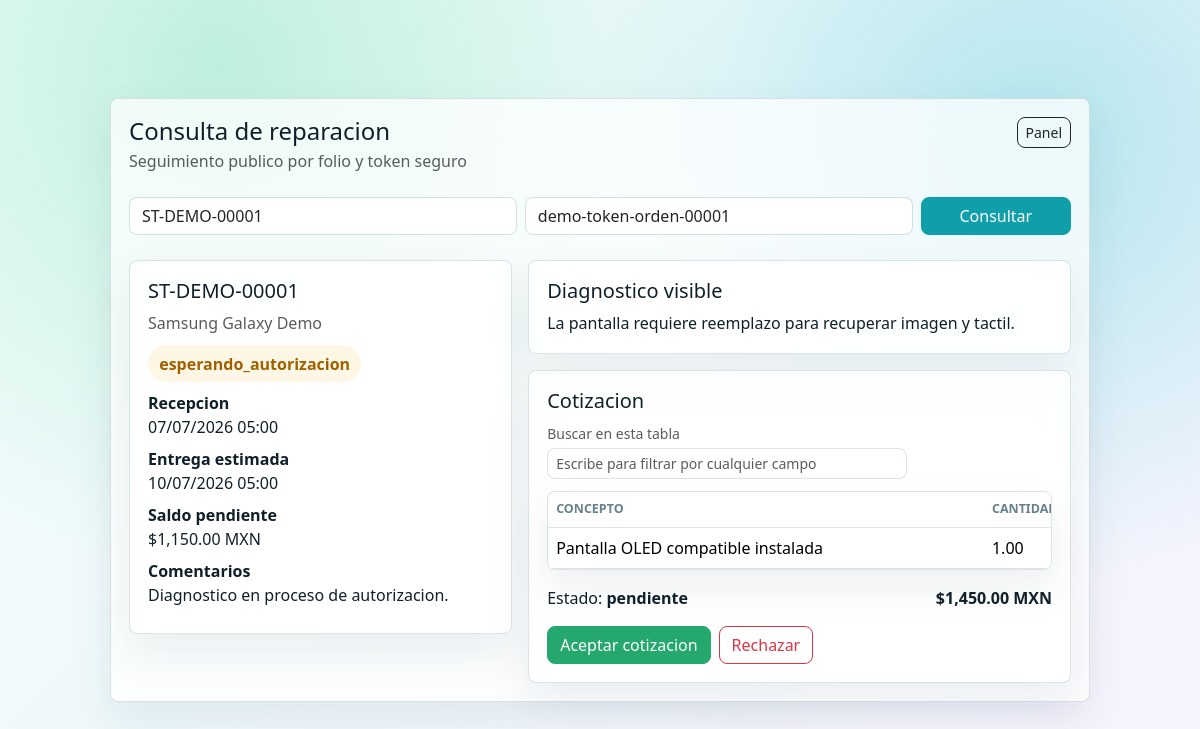
/consulta?folio=ST-DEMO-00001&token=demo-token-orden-00001 (signed in), run on the app's committed database.
### tables this page shows
CREATE TABLE ordenes_servicio (
    id INT UNSIGNED AUTO_INCREMENT PRIMARY KEY,
    folio VARCHAR(60) NOT NULL UNIQUE,
    cliente_id INT UNSIGNED NOT NULL,
    equipo_id INT UNSIGNED NOT NULL,
    tecnico_id INT UNSIGNED NULL,
    recibido_por INT UNSIGNED NOT NULL,
    tipo_servicio VARCHAR(120) NOT NULL,
    falla_reportada TEXT NOT NULL,
    diagnostico_inicial TEXT NULL,
    prioridad ENUM('baja','normal','alta','urgente') NOT NULL DEFAULT 'normal',
    estado ENUM('recibida','en_revision','diagnosticada','esperando_autorizacion','autorizada','rechazada','en_reparacion','esperando_refaccion','reparada','no_reparable','lista_para_entrega','entregada','cancelada','garantia') NOT NULL DEFAULT 'recibida',
    fecha_recepcion DATETIME NOT NULL DEFAULT CURRENT_TIMESTAMP,
    fecha_estimada_entrega DATETIME NULL,
    fecha_real_entrega DATETIME NULL,
    costo_estimado DECIMAL(12,2) NOT NULL DEFAULT 0,
    costo_final DECIMAL(12,2) NOT NULL DEFAULT 0,
    anticipo DECIMAL(12,2) NOT NULL DEFAULT 0,
    saldo_pendiente DECIMAL(12,2) NOT NULL DEFAULT 0,
    garantia_ofrecida VARCHAR(160) NULL,
    observaciones_internas TEXT NULL,
    observaciones_cliente TEXT NULL,
    codigo_entrega VARCHAR(80) NULL UNIQUE,
    ubicacion_actual VARCHAR(120) NOT NULL DEFAULT 'Recepcion',
    token_publico VARCHAR(120) NOT NULL,
    firma_recepcion TEXT NULL,
    firma_entrega TEXT NULL,
    created_at DATETIME NOT NULL DEFAULT CURRENT_TIMESTAMP,
    updated_at DATETIME NULL ON UPDATE CURRENT_TIMESTAMP,
    deleted_at DATETIME NULL,
    CONSTRAINT fk_orden_cliente FOREIGN KEY (cliente_id) REFERENCES clientes(id),
    CONSTRAINT fk_orden_equipo FOREIGN KEY (equipo_id) REFERENCES equipos(id),
    CONSTRAINT fk_orden_tecnico FOREIGN KEY (tecnico_id) REFERENCES users(id) ON DELETE SET NULL,
    CONSTRAINT fk_orden_recibido FOREIGN KEY (recibido_por) REFERENCES users(id),
    INDEX idx_orden_folio (folio),
    INDEX idx_orden_cliente (cliente_id),
    INDEX idx_orden_equipo (equipo_id),
    INDEX idx_orden_estado (estado),
    INDEX idx_orden_codigo_entrega (codigo_entrega),
    INDEX idx_orden_tecnico (tecnico_id),
    INDEX idx_orden_fecha (fecha_recepcion)
);

CREATE TABLE equipos (
    id INT UNSIGNED AUTO_INCREMENT PRIMARY KEY,
    cliente_id INT UNSIGNED NOT NULL,
    tipo ENUM('celular','laptop','pc','consola','impresora','electrodomestico','herramienta','moto','otro') NOT NULL DEFAULT 'otro',
    marca VARCHAR(120) NULL,
    modelo VARCHAR(120) NULL,
    numero_serie VARCHAR(120) NULL,
    imei VARCHAR(80) NULL,
    color VARCHAR(80) NULL,
    password_equipo VARCHAR(120) NULL,
    accesorios_recibidos TEXT NULL,
    estado_fisico TEXT NULL,
    observaciones TEXT NULL,
    created_at DATETIME NOT NULL DEFAULT CURRENT_TIMESTAMP,
    updated_at DATETIME NULL ON UPDATE CURRENT_TIMESTAMP,
    deleted_at DATETIME NULL,
    CONSTRAINT fk_equipos_cliente FOREIGN KEY (cliente_id) REFERENCES clientes(id),
    INDEX idx_equipos_cliente (cliente_id),
    INDEX idx_equipos_serie (numero_serie),
    INDEX idx_equipos_imei (imei)
);

CREATE TABLE diagnosticos (
    id INT UNSIGNED AUTO_INCREMENT PRIMARY KEY,
    orden_id INT UNSIGNED NOT NULL,
    tecnico_id INT UNSIGNED NOT NULL,
    diagnostico_tecnico TEXT NOT NULL,
    diagnostico_cliente TEXT NULL,
    causa_probable TEXT NULL,
    pruebas_realizadas TEXT NULL,
    piezas_necesarias TEXT NULL,
    tiempo_estimado VARCHAR(120) NULL,
    costo_mano_obra DECIMAL(12,2) NOT NULL DEFAULT 0,
    costo_refacciones DECIMAL(12,2) NOT NULL DEFAULT 0,
    costo_total_sugerido DECIMAL(12,2) NOT NULL DEFAULT 0,
    bloqueado TINYINT(1) NOT NULL DEFAULT 0,
    created_at DATETIME NOT NULL DEFAULT CURRENT_TIMESTAMP,
    updated_at DATETIME NULL ON UPDATE CURRENT_TIMESTAMP,
    CONSTRAINT fk_diag_orden FOREIGN KEY (orden_id) REFERENCES ordenes_servicio(id) ON DELETE CASCADE,
    CONSTRAINT fk_diag_tecnico FOREIGN KEY (tecnico_id) REFERENCES users(id),
    INDEX idx_diag_orden (orden_id)
);

CREATE TABLE cotizacion_items (
    id INT UNSIGNED AUTO_INCREMENT PRIMARY KEY,
    cotizacion_id INT UNSIGNED NOT NULL,
    tipo ENUM('mano_obra','refaccion','servicio','otro') NOT NULL DEFAULT 'servicio',
    descripcion VARCHAR(255) NOT NULL,
    cantidad DECIMAL(10,2) NOT NULL DEFAULT 1,
    precio_unitario DECIMAL(12,2) NOT NULL DEFAULT 0,
    subtotal DECIMAL(12,2) NOT NULL DEFAULT 0,
    created_at DATETIME NOT NULL DEFAULT CURRENT_TIMESTAMP,
    CONSTRAINT fk_cot_item FOREIGN KEY (cotizacion_id) REFERENCES cotizaciones(id) ON DELETE CASCADE
);

CREATE TABLE cotizaciones (
    id INT UNSIGNED AUTO_INCREMENT PRIMARY KEY,
    orden_id INT UNSIGNED NOT NULL,
    version INT UNSIGNED NOT NULL DEFAULT 1,
    subtotal DECIMAL(12,2) NOT NULL DEFAULT 0,
    descuento DECIMAL(12,2) NOT NULL DEFAULT 0,
    iva DECIMAL(12,2) NOT NULL DEFAULT 0,
    total DECIMAL(12,2) NOT NULL DEFAULT 0,
    vigencia DATE NULL,
    terminos TEXT NULL,
    estado ENUM('pendiente','aceptada','rechazada','vencida') NOT NULL DEFAULT 'pendiente',
    motivo_rechazo TEXT NULL,
    aceptada_at DATETIME NULL,
    rechazada_at DATETIME NULL,
    created_by INT UNSIGNED NOT NULL,
    created_at DATETIME NOT NULL DEFAULT CURRENT_TIMESTAMP,
    updated_at DATETIME NULL ON UPDATE CURRENT_TIMESTAMP,
    CONSTRAINT fk_cot_orden FOREIGN KEY (orden_id) REFERENCES ordenes_servicio(id) ON DELETE CASCADE,
    CONSTRAINT fk_cot_user FOREIGN KEY (created_by) REFERENCES users(id),
    INDEX idx_cot_orden (orden_id),
    INDEX idx_cot_estado (estado)
);

### resources/views/public/consulta.php (the view, shortened to what the rows shown need)
<div class="d-flex justify-content-between align-items-start mb-4">
    <div>
        <h1 class="h4 mb-1">Consulta de reparacion</h1>
        <p class="text-muted mb-0">Seguimiento publico por folio y token seguro</p>
    </div>
    <a class="btn btn-outline-dark btn-sm" href="<?= e(url('/login')) ?>">Panel</a>
</div>
<form class="row g-2 mb-4" method="get" action="<?= e(url('/consulta')) ?>">
    <div class="col-md-5"><input class="form-control" name="folio" value="<?= e($folio) ?>" placeholder="Folio"></div>
    <div class="col-md-5"><input class="form-control" name="token" value="<?= e($token) ?>" placeholder="Token"></div>
    <div class="col-md-2 d-grid"><button class="btn btn-primary">Consultar</button></div>
</form>
<?php if ($orden): ?>
    <?php $equipo = trim(($orden['equipo_marca'] ?? '') . ' ' . ($orden['equipo_modelo'] ?? '')) ?: $orden['equipo_tipo']; ?>
    <div class="row g-3">
        <div class="col-lg-5">
            <div class="glass-card">
                <h2 class="h5"><?= e($orden['folio']) ?></h2>
                <p class="text-muted"><?= e($equipo) ?></p>
                <p><span class="badge-state status-<?= e($orden['estado']) ?>"><?= e($orden['estado']) ?></span></p>
                <dl class="mb-0">
                    <dt>Recepcion</dt><dd><?= e(fechaHumana($orden['fecha_recepcion'])) ?></dd>
                    <dt>Entrega estimada</dt><dd><?= e(fechaHumana($orden['fecha_estimada_entrega'])) ?></dd>
                    <dt>Saldo pendiente</dt><dd><?= e(formatearMoneda((float) $orden['saldo_pendiente'])) ?></dd>
                    <dt>Comentarios</dt><dd><?= nl2br(e($orden['observaciones_cliente'] ?: '-')) ?></dd>
                </dl>
            </div>
        </div>
        <div class="col-lg-7">
            <div class="glass-card mb-3">
                <h2 class="h5">Diagnostico visible</h2>
                <p class="mb-0"><?= nl2br(e($diagnostico['diagnostico_cliente'] ?? 'Aun no hay diagnostico visible para cliente.')) ?></p>
            </div>
            <div class="glass-card">
                <h2 class="h5">Cotizacion</h2>
                <?php if ($cotizacion): ?>
                    <div class="table-wrap mb-3">
                        <table class="table">
                            <thead><tr><th>Concepto</th><th>Cantidad</th><th>Subtotal</th></tr></thead>
                            <tbody>
                            <?php foreach ($cotizacion['items'] as $item): ?>
                                <tr><td><?= e($item['descripcion']) ?></td><td><?= e($item['cantidad']) ?></td><td><?= e(formatearMoneda((float) $item['subtotal'])) ?></td></tr>
                            <?php endforeach; ?>
                            </tbody>
                        </table>
                    </div>
                    <div class="d-flex justify-content-between align-items-center">
                        <span>Estado: <strong><?= e($cotizacion['estado']) ?></strong></span>
                        <strong><?= e(formatearMoneda((float) $cotizacion['total'])) ?></strong>
                    </div>
                    <?php if ($cotizacion['estado'] === 'pendiente'): ?>
                        <div class="d-flex gap-2 mt-3">
                            <form method="post" action="<?= e(url('/consulta/' . urlencode($orden['folio']) . '/' . urlencode($orden['token_publico']) . '/cotizacion/' . $cotizacion['id'])) ?>">
                                <?= csrf_field() ?><input type="hidden" name="estado" value="aceptada"><button class="btn btn-success">Aceptar cotizacion</button>
                            </form>
                            <form method="post" action="<?= e(url('/consulta/' . urlencode($orden['folio']) . '/' . urlencode($orden['token_publico']) . '/cotizacion/' . $cotizacion['id'])) ?>">
                                <?= csrf_field() ?><input type="hidden" name="estado" value="rechazada"><input type="hidden" name="motivo" value="Rechazada desde portal publico"><button class="btn btn-outline-danger">Rechazar</button>
                            </form>
                        </div>
                    <?php endif; ?>
                <?php else: ?>
                    <p class="text-muted mb-0">Aun no hay cotizacion publicada.</p>
                <?php endif; ?>
            </div>
        </div>
    </div>
<?php endif; ?>

### app/Core/Router.php (shortened to what the rows shown need)
<?php
final class Router
{
    private array $routes = [];
    private function add(string $method, string $path, callable|array $handler): void
    {
        $pattern = preg_replace('#\{([a-zA-Z_][a-zA-Z0-9_]*)\}#', '(?P<$1>[^/]+)', $path);
        $this->routes[] = [
            'method' => $method,
            'path' => $path,
            'pattern' => '#^' . $pattern . '$#',
            'handler' => $handler,
        ];
    }
    public function dispatch(Request $request): void
    {
        foreach ($this->routes as $route) {
            if ($route['method'] !== $request->method()) {
                continue;
            }
            if (preg_match($route['pattern'], $request->path(), $matches)) {
                $params = array_filter($matches, 'is_string', ARRAY_FILTER_USE_KEY);
                $handler = $route['handler'];
                if (is_array($handler)) {
                    [$class, $method] = $handler;
                    $controller = new $class();
                    $controller->{$method}($request, ...array_values($params));
                    return;
                }
                return;
            }
        }
    }
}

### data on the page
ordenes_servicio: folio "ST-DEMO-00001", token "demo-token-orden-00001", equipo.modelo "Samsung Galaxy Demo", estado "esperando_autorizacion", fecha_recepcion "07/07/2026 05:00", fecha_estimada_entrega "10/07/2026 05:00", saldo_pendiente "$1,150.00 MXN", observaciones_cliente "Diagnostico en proceso de autorizacion."
diagnosticos: diagnostico_cliente "La pantalla requiere reemplazo para recuperar imagen y tactil."
cotizacion_items: descripcion "Pantalla OLED compatible instalada", cantidad "1.00"
cotizaciones: estado "pendiente", total "$1,450.00 MXN"
